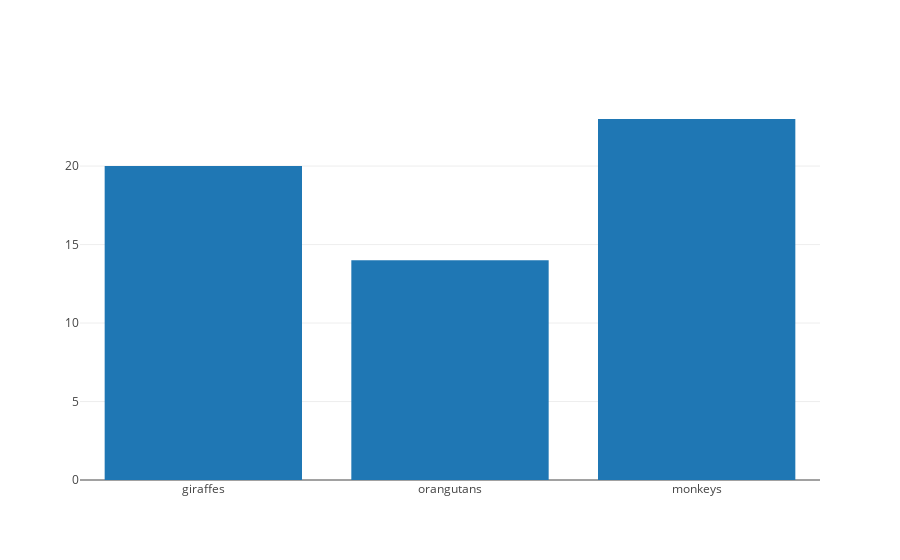

This figure's notebook cell:
### Markdown cell above
# Bar Charts
## Basic Bar Chart

### Code cell
val data = Seq(
  Bar(
    Seq("giraffes", "orangutans", "monkeys"),
    Seq(20, 14, 23)
  )
)

plot(data)

### Figure 1 — Plotly figure (JSON) as saved in the notebook; plotly's stock layout.template omitted (floating-point values rounded to 4 significant figures)
{"data": [{"type": "bar", "x": ["giraffes", "orangutans", "monkeys"], "y": [20, 14, 23]}], "layout": {}}
